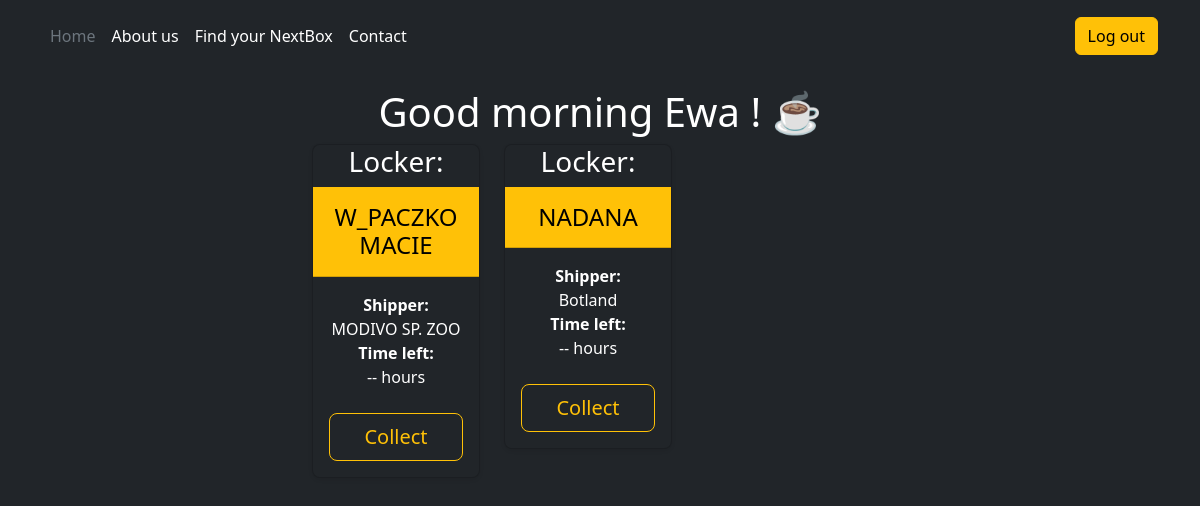
Page /client/panel.php (signed in) on the committed database.
### tables this page shows
CREATE TABLE IF NOT EXISTS Paczki
(
    id_paczki      INT PRIMARY KEY UNIQUE AUTO_INCREMENT,
    id_uzytkownika INT                                        NOT NULL,
    id_skrytki     INT,
    status         ENUM ('NADANA','W_PACZKOMACIE','ODEBRANA') NOT NULL,
    nadawca        VARCHAR(255),
    data_nadania   DATETIME NOT NULL ,
    data_odebrania DATETIME,
    FOREIGN KEY (id_uzytkownika) REFERENCES Uzytkownicy (id_uzytkownika),
    FOREIGN KEY (id_skrytki) REFERENCES Paczkomat (id_skrytki)

);

### client/panel.php (the view, shortened to what this page needs)
<?php
require_once "config.php";
$conn = @new mysqli($servername, $username, $password, $dbname);
?>
<html lang="pl">
<head>
    <link rel="stylesheet" href="style/panel.css">
    <link href="https://cdn.jsdelivr.net/npm/bootstrap@5.3.3/dist/css/bootstrap.min.css" rel="stylesheet">
</head>
<body class="bg-dark" onload="startTime()">
<header class="p-3 mb-3 text-bg-dark">
    <div class="container">
        <div class="d-flex flex-wrap align-items-center justify-content-center justify-content-lg-start">
            <ul class="nav col-12 col-lg-auto me-lg-auto mb-2 justify-content-evenly mb-md-0">
                <li>
                    <a href="index.php" class="nav-link px-2 text-secondary">Home</a>
                </li>
                <li>
                    <a href="aboutus.php" class="nav-link px-2 text-white">About us</a>
                </li>
                <li>
                    <a href="map.php" class="nav-link px-2 text-white">Find your NextBox</a>
                </li>
                <li>
                    <a href="contact.php" class="nav-link px-2 text-white">Contact</a>
                </li>
            </ul>
            <div class="text-end">
                <a class="btn btn-warning" href="logout.php">Log out</a>
            </div>
        </div>
    </div>
</header>
<h1 class="text-center text-white">Good morning <?php echo $_SESSION['imie'];?> ! ☕</h1>
<main class="d-flex justify-content-center align-items-center mx-auto">
<div class="row w-50 main-box align-items-center">
    <div class="row row-cols-1 row-cols-md-3 mb-3 text-center">
        <?php
        $sql = "select * from paczki where id_uzytkownika = '$_SESSION[id_uzytkownika]' ";
        $result = @$conn->query($sql);
        if ($result->num_rows > 0) {
            while ($row = $result->fetch_assoc()) {
                echo "
    <div class='col'>
        <div class='card mb-4 rounded-3 shadow-sm bg-dark text-white'>
            <h3>Locker: " . $row['id_skrytki'] . "</h3>
            <div class='card-header py-3 bg-warning text-black'>
                <h4 class='my-0 fw-normal'>" . $row['status'] . "</h4>
            </div> <div class='card-body'>
            <ul class='list-unstyled  mb-4'>
                <li class='fw-bold'>Shipper:</li>
                <li>" . $row['nadawca'] . "</li>
                <li class='fw-bold'>Time left:</li>
                <li>-- hours</li>
            </ul>
            <button type='button' class='w-100 btn btn-lg btn-outline-warning' onclick='fetch(`http://192.168.162.93:25565/open`)'>Collect</button>
        </div>
        </div>
    </div>
    ";
            }
        } else {
            echo "Nie masz paczek na koncie";
        }
        ?>
    </div>
</main>
</body>
</html>

### client/style/panel.css (style rules this page uses)
body { color: #3c3c3c; font-family: "Montserrat",sans-serif; font-size: 1rem; font-weight: 400; line-height: 1.5; text-align: left; }
h1 { color: #333; margin-bottom: 10px; }
button { padding: 8px 14px; background: #007BFF; color: white; border: none; border-radius: 6px; cursor: pointer; transition: background-color 0.2s ease, transform 0.05s ease; }

### rows in the picture
paczki: status "W_PACZKOMACIE", nadawca "MODIVO SP. ZOO"
paczki: status "NADANA", nadawca "Botland"

### other values in the picture
$_SESSION['imie'] "Ewa"
